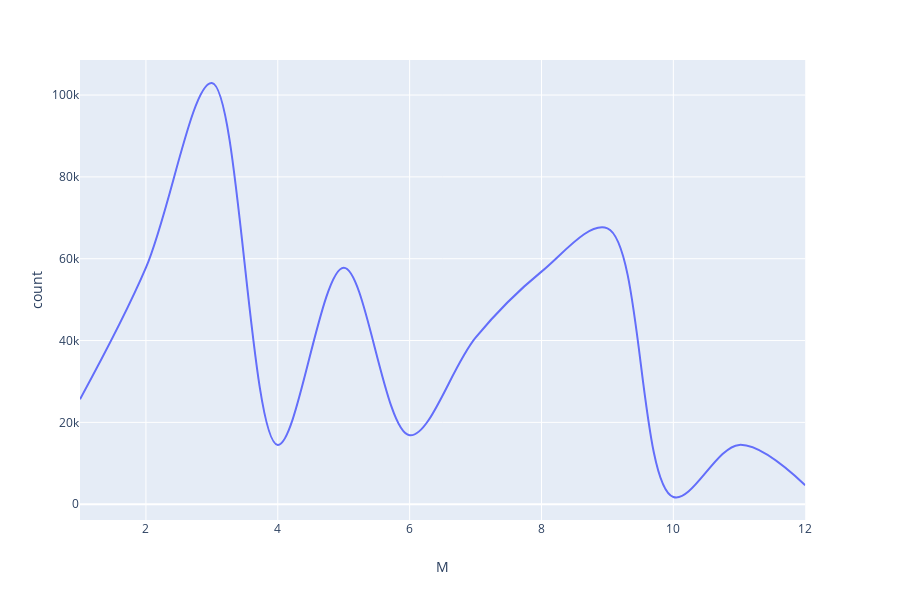

Notebook code for this chart:
### Code cell
df['Q'] = df.date.dt.quarter
df['M'] = df.date.dt.month
df['D'] = df.date.dt.dayofyear
df['Y'] = df.date.dt.year
fig = px.line(df.groupby('M').sum().reset_index(), x="M", y='count', line_shape="spline",)
fig.show()

### Figure 1 — Plotly figure (JSON) as saved in the notebook; plotly's stock layout.template omitted (floating-point values rounded to 4 significant figures)
{"data": [{"hoverlabel": {"namelength": 0}, "hovertemplate": "M=%{x}<br>count=%{y}", "legendgroup": "", "line": {"color": "#636efa", "dash": "solid", "shape": "spline"}, "mode": "lines", "name": "", "showlegend": false, "type": "scatter", "x": [1, 2, 3, 4, 5, 6, 7, 8, 9, 10, 11, 12], "xaxis": "x", "y": [25640, 57800, 102950, 14490, 57800, 16850, 40700, 56840, 67420, 1760, 14500, 4650], "yaxis": "y"}], "layout": {"height": 600, "legend": {"tracegroupgap": 0}, "margin": {"t": 60}, "xaxis": {"anchor": "y", "domain": [0, 0.98], "title": {"text": "M"}}, "yaxis": {"anchor": "x", "domain": [0, 1], "title": {"text": "count"}}}}
